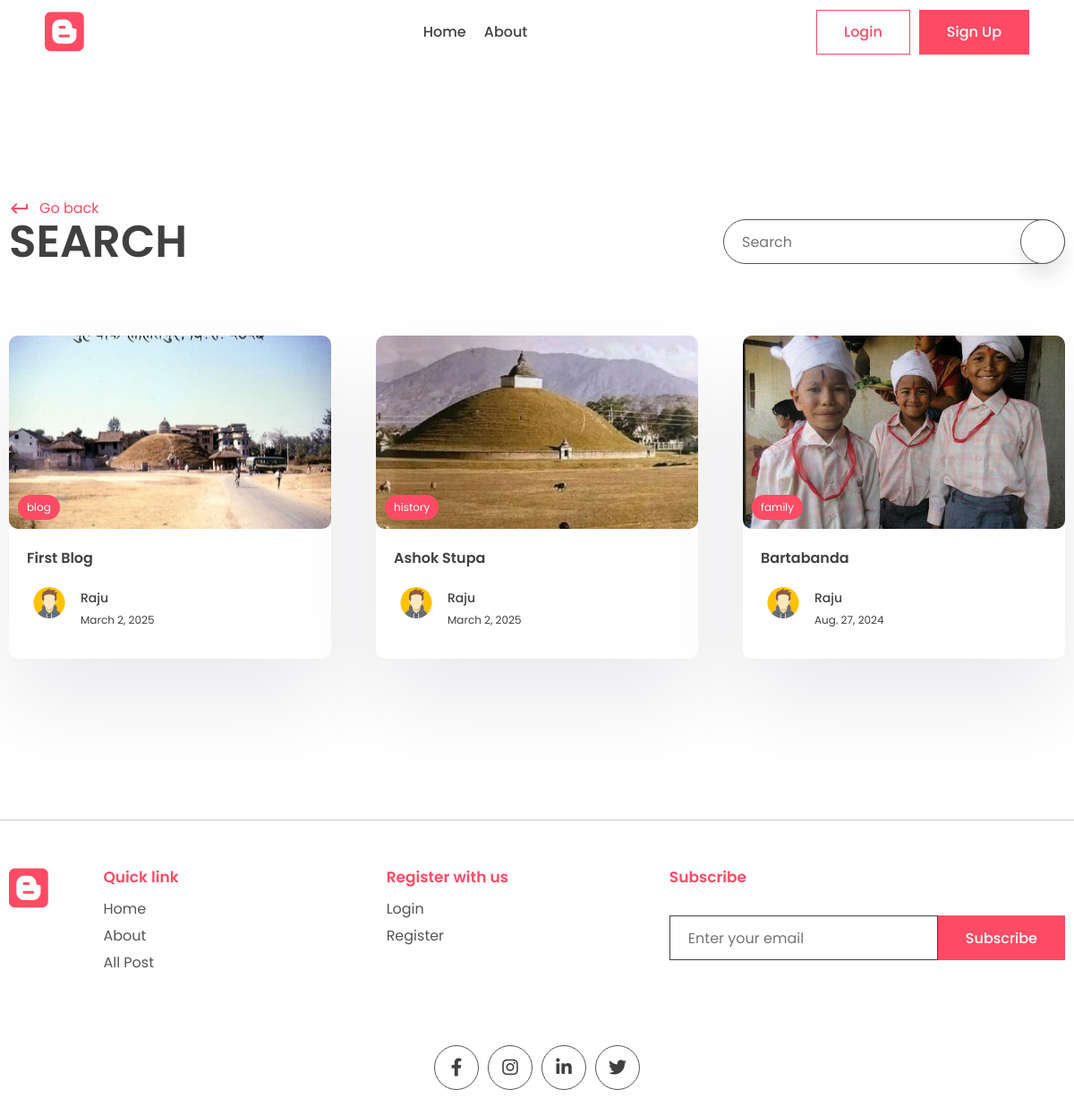
The page /search/ on the database as committed earlier.
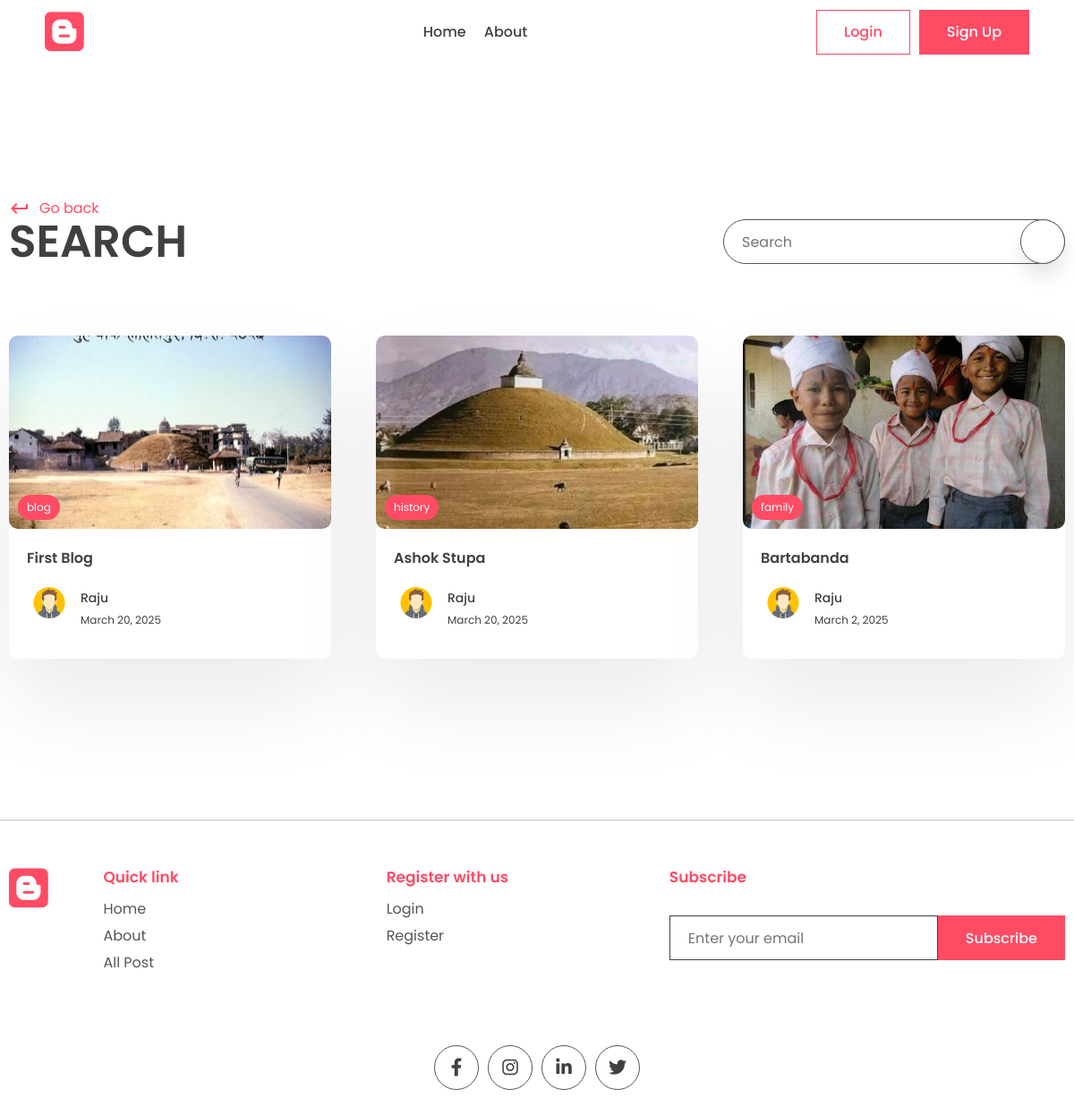
The same page on the database as committed later.
### app/models.py (models this page shows, shortened)
class Post(models.Model):
    title = models.CharField(max_length=200)
    content = models.TextField()
    last_updated = models.DateTimeField(auto_now=True)
    slug = models.SlugField(max_length=200, unique=True)
    image = models.ImageField(null=True, blank=True, upload_to="images/")
    tags = models.ManyToManyField(Tag, blank=True, related_name='post')
    view_count = models.IntegerField(null=True, blank=True)
    author = models.ForeignKey(User, on_delete=models.CASCADE, null=True, blank=True)
    is_featured = models.BooleanField(default=False)
    bookmarks =models.ManyToManyField(User, related_name="bookmarks", default=None, blank=True)
    likes = models.ManyToManyField(User, related_name="likes", default=None, blank=True)

class Tag(models.Model):
    name = models.CharField(max_length=100)
    description = models.CharField(max_length=100)
    slug = models.SlugField(max_length=100, unique=True)

class Profile(models.Model):
    user = models.OneToOneField(User, on_delete=models.CASCADE)
    profile_image = models.ImageField(null=True, blank=True, upload_to="images/")
    slug = models.SlugField(max_length=200, unique=True)
    bio = models.CharField(max_length=200)

### app/views.py (the view)
# urls.py: path('search/', views.search_posts, name='search'),
def search_posts(request):
    search_query = ''
    if request.GET.get('q'):
        search_query = request.GET.get('q')
    posts = Post.objects.filter(title__icontains=search_query)
    print("search : " + search_query)
    context = { 'posts':posts, 'search_query':search_query }
    return render(request, 'app/search.html', context)

### app/templates/app/search.html (shortened to what this page needs)
{% extends "base.html" %}
{% block content %}
<main>
  <div class="container">
    <div class="page-top">
      <div class="top flex">
        <div class="page-name">
          <a href="#" class="learn">
            <span class="material-icons"> keyboard_return </span> Go back
          </a>
          <h1>Search</h1>
        </div>
        <form class="search-bar s-active" method="GET">
          <input type="text" placeholder="Search" name="q" value="{{search_query}}" />
          <button type="submit" class="animated-search">
          </button>
        </form>
      </div>
    </div>
  </div>
</main>
<section class="sp">
  <div class="container">
    <div class="grid">
        {% for post in posts %}
        <a href="{% url "post_page" post.slug %}">
          <div class="card">
            <div class="post-img">
              <img src="{{post.image.url}}" alt="" />
              <div class="tag">{{post.tags.all.0.name}}</div>
            </div>
            <div class="card-content">
              <h3>
                {{post.title}}
              </h3>
              <div class="author">
                <div class="profile-pic">
                  <img src="{{post.author.profile.profile_image.url}}" alt="" />
                </div>
                <div class="details">
                  <p>{{post.author.first_name}}</p>
                  <small>{{post.last_updated|date}}</small>
                </div>
              </div>
            </div>
          </div>
        </a>
        {%empty%}
        <p>Nothing to show here</p>
        {% endfor %}
    </div>
  </div>
</section>
{% endblock content %}

### templates/base.html (shortened to what this page needs)
{% load static %}
<!DOCTYPE html>
<html lang="en">
  <head>
    <link rel="stylesheet" href="{% static 'app/style.css' %}" />
    <link
      rel="stylesheet"
      href="https://unicons.iconscout.com/release/v2.1.6/css/unicons.css"
    />
    <link
      rel="stylesheet"
      href="https://cdnjs.cloudflare.com/ajax/libs/font-awesome/6.1.1/css/all.min.css"
    />
  </head>
  <body>
    <header>
      <div class="container container-fluid">
        <a href="{% url "index" %}" class="logo">
          <i class="fa-brands fa-blogger"></i>
        </a>
        <div class="links">
          <a href="{% url "index" %}">Home</a>
          <a href="{% url "about" %}">About</a>
        </div>
        <div class="action-btn">
          {% if user.is_authenticated %}
          <form action="{% url 'logout' %}" method="post">
            {% csrf_token %}
            <button class="btn btn-scoundary" type="submit">Logout</button>
          </form>
          {% else %}
          <a href="{% url "login" %}"
            ><button class="btn btn-scoundary">Login</button></a
          >
          <a href="{% url "register" %}">
            <button class="btn btn-primary">Sign Up</button></a
          >
          {% endif %}
        </div>
      </div>
    </header>
    <main>
    {% block content %}
    {% endblock content %}
    </main>
    <footer>
      <div class="container">
        <div class="grid-4">
          <a href="{% url "index" %}" class="logo f-logo">
            <i class="fa-brands fa-blogger"></i>
          </a>
          <div class="link">
            <h2>Quick link</h2>
            <div class="q-link">
              <a href="{% url "index" %}">Home</a>
              <a href="{% url "about" %}">About</a>
              <a href="{% url "all_post" %}">All Post</a>
            </div>
          </div>
          <div class="link">
            {% if user.is_authenticated %}
            <h2>Your Favourites</h2>
            <div class="q-link">
              <a href="{% url "all_bookmarked_post" %}">Bookmarks</a>
              <a href="{% url "liked_post" %}">Likes</a>
            </div>
            {% else %}
            <h2>Register with us</h2>
            <div class="q-link">
              <a href="{% url "login" %}">Login</a>
              <a href="{% url "register" %}">Register</a>
            </div>
            {% endif %}
          </div>
          <div class="news-signup">
            <h2>Subscribe</h2>
            <div class="newsletter">
              <form method="POST">
                <input
                  type="email"
                  name="email"
                  maxlength="100"
                  placeholder="Enter your email"
                  required=""
                  id="id_email"
                />
                <button class="btn btn-primary">Subscribe</button>
              </form>
            </div>
          </div>
        </div>
        <div class="share">
          <div class="social">
            <a href="#">
              <i class="fa-brands fa-facebook-f"></i>
            </a>
            <a href="#">
              <i class="fa-brands fa-instagram"></i>
            </a>
            <a href="#">
              <i class="fa-brands fa-linkedin-in"></i>
            </a>
            <a href="#">
              <i class="fa-brands fa-twitter"></i>
            </a>
          </div>
        </div>
      </div>
    </footer>
  </body>
</html>

Rows that differ between the two databases and show on the page:
changed Post "First Blog": last_updated "March 2, 2025" → "March 20, 2025"
changed Post "Ashok Stupa": last_updated "March 2, 2025" → "March 20, 2025"
changed Post "Bartabanda": last_updated "Aug. 27, 2024" → "March 2, 2025"
